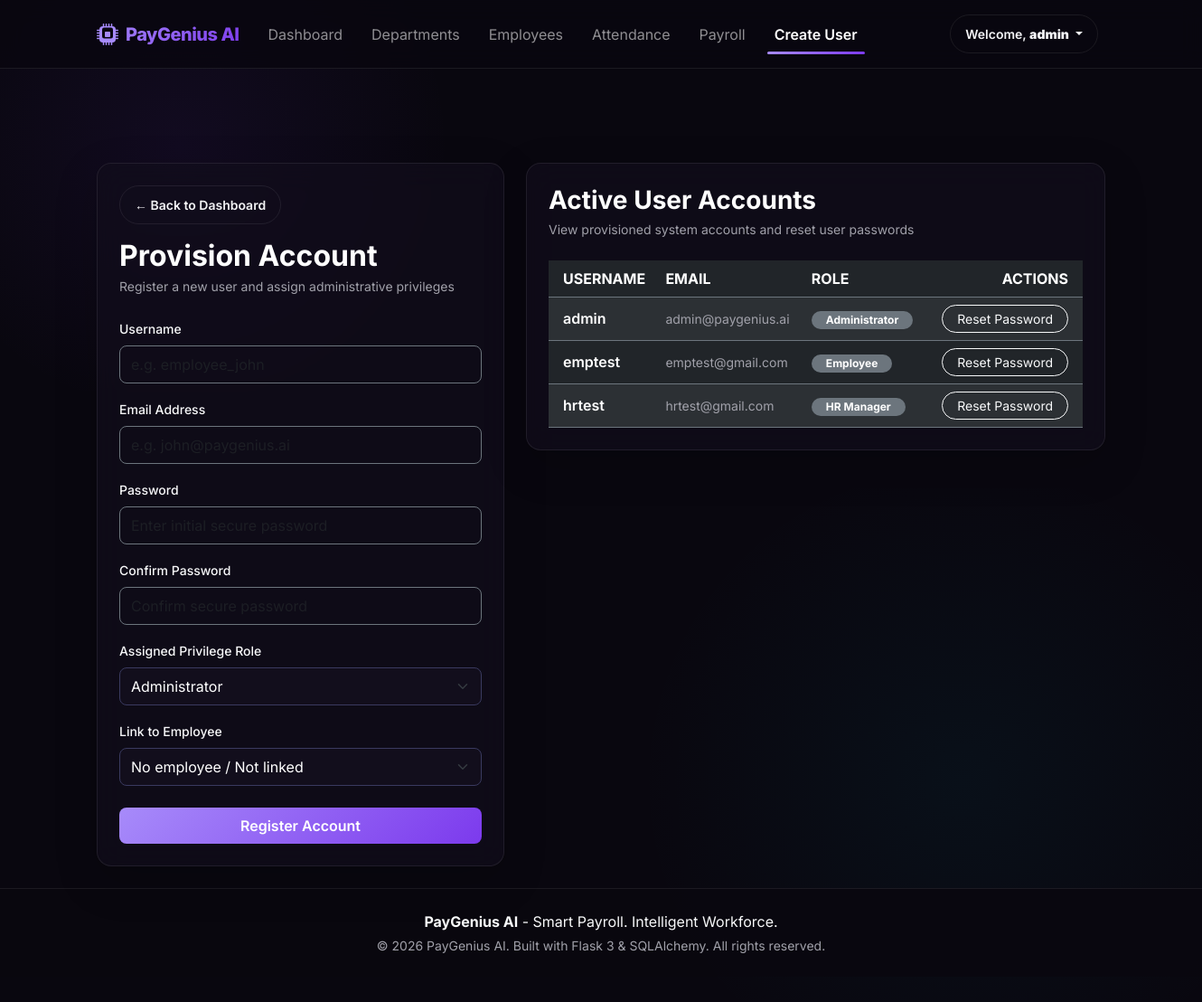
The app's page /admin/create-user (signed in) with its own data.
### models/user.py (models this page shows)
class User(BaseModel, UserMixin):
    __tablename__ = "users"
    username = db.Column(db.String(64), unique=True, nullable=False, index=True)
    email = db.Column(db.String(120), unique=True, nullable=False, index=True)
    password_hash = db.Column(db.String(256), nullable=False)
    role_id = db.Column(
        db.Integer,
        db.ForeignKey("roles.id"),
        nullable=True
    )
    role = db.relationship(
        "Role",
        back_populates="users"
    )
    employee_id = db.Column(
        db.Integer,
        db.ForeignKey("employees.id"),
        nullable=True,
        unique=True
    )
    employee = db.relationship(
        "Employee",
        back_populates="user"
    )
    approved_leaves = db.relationship(
        "LeaveRequest",
        back_populates="approver",
        lazy="dynamic",
        foreign_keys="LeaveRequest.approved_by"
    )
    def __repr__(self):
        return f"<User {self.username}>"

### models/role.py (models this page shows, shortened)
class Role(BaseModel):
    __tablename__ = "roles"
    name = db.Column(db.String(64), unique=True, nullable=False, index=True)
    description = db.Column(db.String(256), nullable=True)
    users = db.relationship(
        "User",
        back_populates="role",
        lazy="dynamic"
    )

### blueprints/auth/routes.py (the view, shortened to what this page needs)
@auth_bp.route("/admin/create-user", methods=["GET", "POST"])
@login_required
@roles_required(RoleType.ADMIN)
def create_user():
    from extensions import db
    from models.user import User
    from models.employee import Employee
    form = UserCreateForm()
    form.role_id.choices = AuthService.get_roles_choices()
    linked_emp_ids = db.session.scalars(
        db.select(User.employee_id).where(User.employee_id.is_not(None))
    ).all()
    emp_query = db.select(Employee).where(Employee.is_active == True)
    if linked_emp_ids:
        emp_query = emp_query.where(Employee.id.not_in(linked_emp_ids))
    unlinked_employees = db.session.scalars(
        emp_query.order_by(Employee.last_name, Employee.first_name)
    ).all()
    form.employee_id.choices = [(0, "No employee / Not linked")] + [
        (emp.id, f"{emp.first_name} {emp.last_name} ({emp.employee_code})")
        for emp in unlinked_employees
    ]
    users = db.session.scalars(db.select(User).filter_by(is_active=True).order_by(User.username)).all()
    return render_template("auth/create_user.html", form=form, users=users)

### blueprints/auth/services.py (called while the page is built)
    @staticmethod
    def get_roles_choices():
        try:
            roles = Role.query.filter_by(is_active=True).all()
            return [(role.id, role.name) for role in roles]
        except Exception:
            return []

### templates/auth/create_user.html (shortened to what this page needs)
{% extends "base.html" %}
{% block content %}
<div class="row mt-4 g-4">
    <div class="col-lg-5 col-md-12">
        <div class="glass-card shadow-lg p-4">
            <div class="mb-4">
                <a href="/" class="btn btn-outline-custom btn-sm rounded-pill mb-3 px-3">
                    &larr; Back to Dashboard
                </a>
                <h2 class="text-white fw-bold mb-1">Provision Account</h2>
                <p class="text-muted small">Register a new user and assign administrative privileges</p>
            </div>
            <form method="POST" action="">
                <div class="mb-3">
                    {{ form.username.label(class="form-label text-light small fw-medium") }}
                    {{ form.username(class="form-control rounded-3 py-2 bg-transparent text-white border-secondary" + (" is-invalid" if form.username.errors else ""), placeholder="e.g. employee_john") }}
                </div>
                <div class="mb-3">
                    {{ form.email.label(class="form-label text-light small fw-medium") }}
                    {{ form.email(class="form-control rounded-3 py-2 bg-transparent text-white border-secondary" + (" is-invalid" if form.email.errors else ""), placeholder="e.g. john@paygenius.ai") }}
                </div>
                <div class="mb-3">
                    {{ form.password.label(class="form-label text-light small fw-medium") }}
                    {{ form.password(class="form-control rounded-3 py-2 bg-transparent text-white border-secondary" + (" is-invalid" if form.password.errors else ""), placeholder="Enter initial secure password") }}
                </div>
                <div class="mb-3">
                    {{ form.confirm_password.label(class="form-label text-light small fw-medium") }}
                    {{ form.confirm_password(class="form-control rounded-3 py-2 bg-transparent text-white border-secondary" + (" is-invalid" if form.confirm_password.errors else ""), placeholder="Confirm secure password") }}
                </div>
                <div class="mb-3">
                    {{ form.role_id.label(class="form-label text-light small fw-medium") }}
                    {{ form.role_id(class="form-select rounded-3 py-2 bg-transparent text-white border-secondary" + (" is-invalid" if form.role_id.errors else ""), style="background-color: #120e1c !important;") }}
                </div>
                <div class="mb-4">
                    {{ form.employee_id.label(class="form-label text-light small fw-medium") }}
                    {{ form.employee_id(class="form-select rounded-3 py-2 bg-transparent text-white border-secondary" + (" is-invalid" if form.employee_id.errors else ""), style="background-color: #120e1c !important;") }}
                </div>
                <div class="d-grid mt-4">
                    {{ form.submit(class="btn btn-premium rounded-3 py-2 fw-semibold") }}
                </div>
            </form>
        </div>
    </div>
    <div class="col-lg-7 col-md-12">
        <div class="glass-card shadow-lg p-4">
            <h3 class="text-white mb-1 fw-bold">Active User Accounts</h3>
            <p class="text-muted small mb-4">View provisioned system accounts and reset user passwords</p>
            <div class="table-responsive">
                <table class="table table-dark table-hover table-striped align-middle mb-0" style="background: transparent;">
                    <thead>
                        <tr class="text-uppercase text-muted fs-7 border-secondary">
                            <th class="ps-3 py-2">Username</th>
                            <th class="py-2">Email</th>
                            <th class="py-2">Role</th>
                            <th class="py-2 text-end pe-3">Actions</th>
                        </tr>
                    </thead>
                    <tbody>
                        {% if users %}
                            {% for u in users %}
                                <tr class="border-secondary">
                                    <td class="ps-3 py-2 fw-semibold text-white">{{ u.username }}</td>
                                    <td class="py-2 text-muted small">{{ u.email }}</td>
                                    <td class="py-2">
                                        <span class="badge bg-secondary rounded-pill px-3 py-1 fs-8">{{ u.role.name if u.role else "None" }}</span>
                                    </td>
                                    <td class="py-2 text-end pe-3">
                                        <a href="{{ url_for('auth.reset_password', user_id=u.id) }}" class="btn btn-outline-light btn-sm rounded-pill px-3">
                                            Reset Password
                                        </a>
                                    </td>
                                </tr>
                            {% endfor %}
                        {% else %}
                            <tr>
                                <td colspan="4" class="text-center py-4 text-muted">
                                    No active accounts found.
                                </td>
                            </tr>
                        {% endif %}
                    </tbody>
                </table>
            </div>
        </div>
    </div>
</div>
{% endblock %}

### templates/base.html (shortened to what this page needs)
<!DOCTYPE html>
<html lang="en">
<head>
    <link href="https://cdn.jsdelivr.net/npm/bootstrap@5.3.3/dist/css/bootstrap.min.css" rel="stylesheet">
    <link rel="stylesheet" href="{{ url_for('static', filename='css/style.css') }}">
</head>
<body>
    <nav class="navbar navbar-expand-lg navbar-dark navbar-custom py-3">
        <div class="container">
            <a class="navbar-brand d-flex align-items-center" href="/">
                PayGenius AI
            </a>
            <div class="collapse navbar-collapse" id="navbarNav">
                <ul class="navbar-nav me-auto mb-2 mb-lg-0">
                    <li class="nav-item">
                        <a class="nav-link px-3 {% if request.endpoint == 'analytics.dashboard' %}active{% endif %}" href="{{ url_for('analytics.dashboard') }}">Dashboard</a>
                    </li>
                    {% if current_user.is_authenticated and current_user.role and current_user.role.name in [RoleType.ADMIN, RoleType.HR] %}
                    <li class="nav-item">
                        <a class="nav-link px-3 {% if '/hr/departments' in request.path %}active{% endif %}" href="{{ url_for('hr.list_departments') }}">Departments</a>
                    </li>
                    <li class="nav-item">
                        <a class="nav-link px-3 {% if '/hr/employees' in request.path %}active{% endif %}" href="{{ url_for('hr.list_employees') }}">Employees</a>
                    </li>
                    <li class="nav-item">
                        <a class="nav-link px-3 {% if request.endpoint == 'attendance_upload.upload_attendance_ui' %}active{% endif %}" href="{{ url_for('attendance_upload.upload_attendance_ui') }}">Attendance</a>
                    </li>
                    <li class="nav-item">
                        <a class="nav-link px-3 {% if request.endpoint and request.endpoint.startswith('payroll.') %}active{% endif %}" href="{{ url_for('payroll.payroll_ui') }}">Payroll</a>
                    </li>
                    {% endif %}
                    {% if current_user.is_authenticated and current_user.role and current_user.role.name == RoleType.ADMIN %}
                    <li class="nav-item">
                        <a class="nav-link px-3 {% if request.path == '/admin/create-user' %}active{% endif %}" href="{{ url_for('auth.create_user') }}">Create User</a>
                    </li>
                    {% endif %}
                </ul>
                <div class="d-flex align-items-center">
                    {% if current_user and current_user.is_authenticated %}
                        <div class="dropdown">
                            <button class="btn btn-outline-custom dropdown-toggle btn-sm rounded-pill px-3 me-2" type="button" id="userMenu" data-bs-toggle="dropdown" aria-expanded="false">
                                Welcome, <strong>{{ current_user.username }}</strong>
                            </button>
                        </div>
                    {% else %}
                        <a href="{{ url_for('auth.login') }}" class="btn btn-outline-custom me-2 rounded-pill btn-sm px-3">Log In</a>
                    {% endif %}
                </div>
            </div>
        </div>
    </nav>
    <main class="container py-4 flex-grow-1">
        {% block content %}{% endblock %}
    </main>
    <footer class="py-4 mt-auto">
        <div class="container text-center">
            <p class="mb-1 text-light"><strong>PayGenius AI</strong> - Smart Payroll. Intelligent Workforce.</p>
            <p class="text-muted small mb-0">&copy; 2026 PayGenius AI. Built with Flask 3 & SQLAlchemy. All rights reserved.</p>
        </div>
    </footer>
</body>
</html>

### static/css/style.css (style rules this page uses)
:root { --bg-base: #09070f; --bg-surface: rgba(18, 14, 28, 0.7); --bg-surface-hover: rgba(26, 21, 40, 0.85); --primary: #8b5cf6; --primary-glow: rgba(139, 92, 246, 0.15); --primary-gradient: linear-gradient(135deg, #a78bfa 0%, #7c3aed 100%); --accent: #06b6d4; --accent-gradient: linear-gradient(135deg, #22d3ee 0%, #0891b2 100%); --text-main: #f3f4f6; --text-muted: #9ca3af; --border-color: rgba(255, 255, 255, 0.08); --transition-smooth: all 0.3s cubic-bezier(0.4, 0, 0.2, 1); }
body { background-color: var(--bg-base); color: var(--text-main); font-family: 'Inter', sans-serif; min-height: 100vh; display: flex; flex-direction: column; overflow-x: hidden; position: relative; }
body::before { content: ""; position: absolute; top: -10%; left: -10%; width: 50%; height: 50%; background: radial-gradient(circle, rgba(124, 58, 237, 0.08) 0%, rgba(0, 0, 0, 0) 70%); z-index: -1; pointer-events: none; }
body::after { content: ""; position: absolute; bottom: -10%; right: -10%; width: 60%; height: 60%; background: radial-gradient(circle, rgba(6, 182, 212, 0.05) 0%, rgba(0, 0, 0, 0) 70%); z-index: -1; pointer-events: none; }
.navbar-custom { background: rgba(9, 7, 15, 0.8) !important; backdrop-filter: blur(12px); -webkit-backdrop-filter: blur(12px); border-bottom: 1px solid var(--border-color); }
.navbar-brand { font-weight: 800; letter-spacing: -0.5px; background: var(--primary-gradient); -webkit-background-clip: text; -webkit-text-fill-color: transparent; }
main { flex-grow: 1; }
.glass-card { background: var(--bg-surface); backdrop-filter: blur(16px); -webkit-backdrop-filter: blur(16px); border: 1px solid var(--border-color); border-radius: 16px; padding: 24px; transition: var(--transition-smooth); }
.btn-premium { background: var(--primary-gradient); border: none; color: #fff; font-weight: 600; padding: 10px 24px; border-radius: 10px; transition: var(--transition-smooth); }
.btn-outline-custom { background: transparent; border: 1px solid var(--border-color); color: var(--text-main); font-weight: 600; padding: 10px 24px; border-radius: 10px; transition: var(--transition-smooth); }
footer { border-top: 1px solid var(--border-color); background: rgba(9, 7, 15, 0.9); }
select, select.form-select { background-color: #1e1e2f !important; color: #ffffff !important; border-color: #3a3a5f !important; }
select option, select.form-select option { background-color: #1e1e2f; color: #ffffff; }
select option:hover, select option:focus, select option:checked, select.form-select option:hover, select.form-select option:focus, select.form-select option:checked { background-color: #4e73df !important; color: #ffffff !important; }
.navbar-nav .nav-link { position: relative; transition: var(--transition-smooth); }
.navbar-nav .nav-link.active { color: #ffffff !important; font-weight: 600; }
.navbar-nav .nav-link.active::after { content: ""; position: absolute; bottom: -2px; left: 0.5rem; right: 0.5rem; height: 3px; background: var(--primary-gradient); border-radius: 3px; }
.text-muted { color: #a1a1aa !important; }

### records on screen
User: username "admin", email "admin@paygenius.ai", role "Administrator"
User: username "emptest", email "emptest@gmail.com", role "Employee"
User: username "hrtest", email "hrtest@gmail.com", role "HR Manager"
